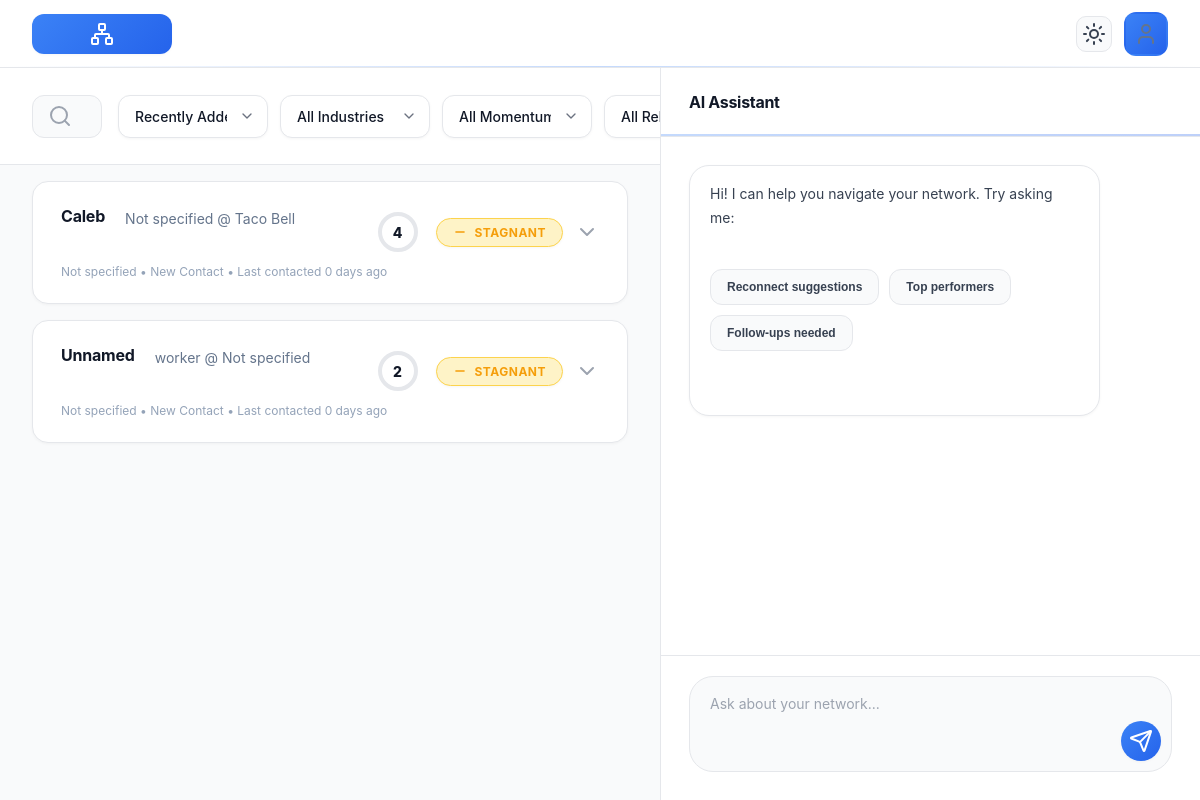
Before: / with the older database file.
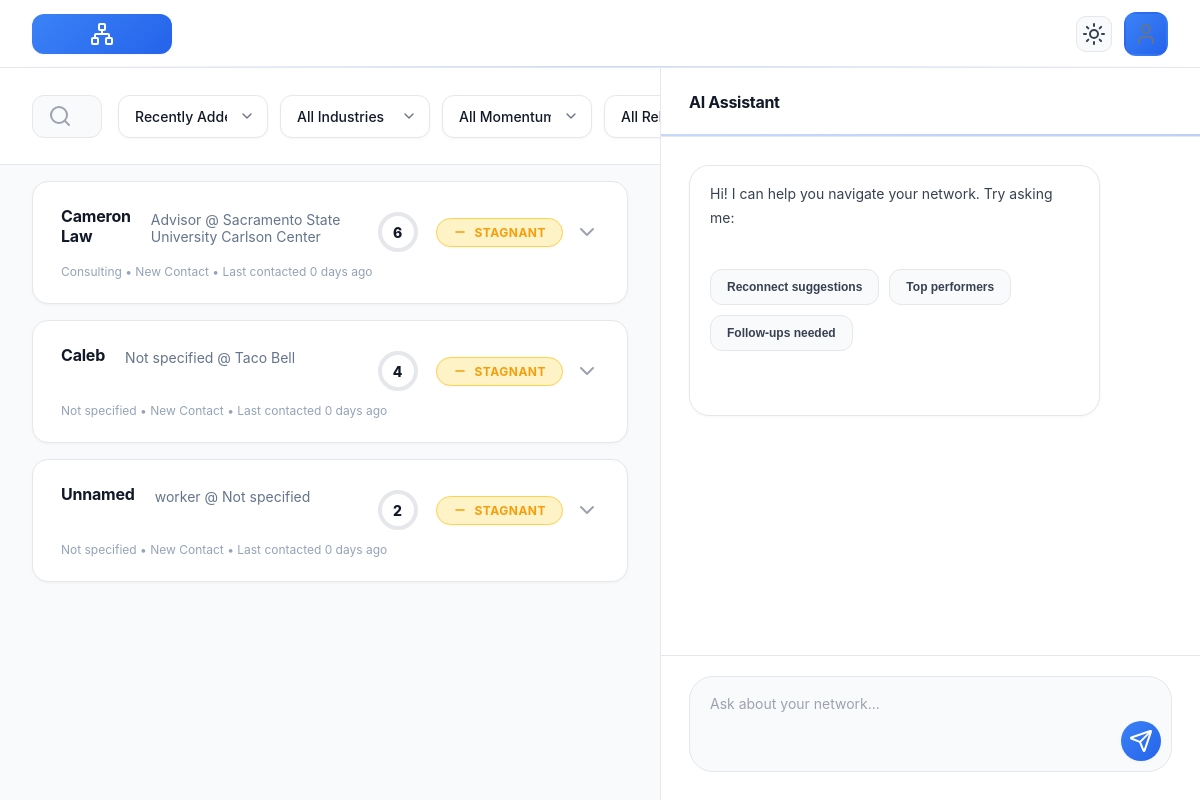
After: the same page with the newer database file.
### tables this page shows
CREATE TABLE connections (
    id INTEGER PRIMARY KEY AUTOINCREMENT,
    full_name TEXT,
    contact_info TEXT,
    job_title TEXT,
    company TEXT,
    industry TEXT,
    sector TEXT,
    skills_experience TEXT,
    key_accomplishments TEXT,
    relationship_status TEXT,
    days_since_contact INTEGER,
    mutual_connections TEXT,
    personal_notes TEXT,
    ai_summary TEXT,
    ai_rating INTEGER,
    rating_momentum TEXT,
    created_at TIMESTAMP DEFAULT CURRENT_TIMESTAMP,
    updated_at TIMESTAMP DEFAULT CURRENT_TIMESTAMP
);

### app.py (the view)
@app.route('/')
def index():
    members = logic.get_all_people()
    return render_template('index.html', members=members)

### logic.py (called while the page is built)
    @contextmanager
    def get_connection(self):
        conn = None
        try:
            conn = sqlite3.connect(self.db_path)
            conn.row_factory = sqlite3.Row
            yield conn
        except sqlite3.Error as e:
            logger.error(f"Database connection error: {e}")
            raise
        finally:
            if conn:
                conn.close()

    def get_all_connections(self) -> List[Connection]:
        try:
            with self.get_connection() as conn:
                cursor = conn.cursor()
                cursor.execute("""
                    SELECT * FROM connections
                    ORDER BY ai_rating DESC, days_since_contact ASC
                """)
                rows = cursor.fetchall()
                return [Connection.from_dict(dict(row)) for row in rows]
        except Exception as e:
            logger.error(f"Error fetching connections: {e}")
            return []

### templates/index.html (shortened to what this page needs)
<!DOCTYPE html>
<html lang="en">
<head>
    <link rel="stylesheet" href="{{ url_for('static', filename='styles.css') }}">
</head>
<body>
    <div class="app-container">
        <div class="top-nav">
            <div class="logo-placeholder">
                <i data-lucide="network" size="20"></i>
            </div>
            <div style="display: flex; align-items: center; gap: 12px;">
                <button class="theme-toggle" id="themeToggle" onclick="toggleTheme()" aria-label="Toggle dark mode">
                    <i data-lucide="sun" size="18" id="theme-icon-light"></i>
                </button>
                <div class="profile-icon">
                    <i data-lucide="user" size="20" style="color: #64748b;"></i>
                </div>
            </div>
        </div>
        <div class="main-layout">
            <div class="content">
                <div class="filter-bar">
                    <div class="search-bar">
                        <input type="text" class="search-input" placeholder="Search connections...">
                    </div>
                    <div class="filters-group">
                        <select class="filter-select" id="sort-filter" onchange="sortConnections()">
                            <option value="recent">Recently Added</option>
                        </select>
                        <select class="filter-select" id="industry-filter" onchange="filterConnections()">
                            <option value="all">All Industries</option>
                        </select>
                        <select class="filter-select" id="momentum-filter" onchange="filterConnections()">
                            <option value="all">All Momentum</option>
                        </select>
                        <select class="filter-select" id="relationship-filter" onchange="filterConnections()">
                            <option value="all">All Relationships</option>
                        </select>
                    </div>
                </div>
                <div id="connections-list">
                    {% for p in members %}
                    <div class="connection-row"
                         data-industry="{{ p.industry }}"
                         data-momentum="{{ p.rating_momentum }}"
                         data-relationship="{{ p.relationship_status }}"
                         data-rating="{{ p.ai_rating }}"
                         data-contact="{{ p.days_since_contact }}"
                         data-name="{{ p.full_name }}"
                         onclick="toggleExpand(this)">
                        <div class="connection-top">
                            <div style="display: flex; gap: 20px; align-items: center; flex: 1;">
                                <div class="connection-name">{{ p.full_name }}</div>
                                <div style="color: #64748b; font-size: 14px;">{{ p.job_title }} @ {{ p.company }}</div>
                            </div>
                            <div style="display: flex; align-items: center; gap: 12px;">
                                <div class="connection-rating">
                                    <div class="rating-circle">
                                        <svg width="44" height="44" viewBox="0 0 44 44">
                                            <circle class="rating-circle-bg" cx="22" cy="22" r="18" />
                                            <circle class="rating-circle-fill" cx="22" cy="22" r="18"
                                                    stroke-dasharray="{{ (p.ai_rating * 11.31)|round(2) }} 113.1" />
                                        </svg>
                                        <span class="rating-number">{{ p.ai_rating }}</span>
                                    </div>
                                </div>
                                <span class="momentum-badge momentum-{{ p.rating_momentum }}">
                                    {% if p.rating_momentum == 'Improving' %}
                                    <svg width="14" height="14" viewBox="0 0 24 24" fill="none" stroke="currentColor" stroke-width="2.5" stroke-linecap="round" stroke-linejoin="round"><polyline points="23 6 13.5 15.5 8.5 10.5 1 18"></polyline><polyline points="17 6 23 6 23 12"></polyline></svg>
                                    {% elif p.rating_momentum == 'Declining' %}
                                    <svg width="14" height="14" viewBox="0 0 24 24" fill="none" stroke="currentColor" stroke-width="2.5" stroke-linecap="round" stroke-linejoin="round"><polyline points="23 18 13.5 8.5 8.5 13.5 1 6"></polyline><polyline points="17 18 23 18 23 12"></polyline></svg>
                                    {% else %}
                                    <svg width="14" height="14" viewBox="0 0 24 24" fill="none" stroke="currentColor" stroke-width="2.5" stroke-linecap="round" stroke-linejoin="round"><line x1="5" y1="12" x2="19" y2="12"></line></svg>
                                    {% endif %}
                                    {{ p.rating_momentum }}
                                </span>
                                <i data-lucide="chevron-down" class="expand-icon" size="20"></i>
                            </div>
                        </div>
                        <div style="font-size: 12px; color: #94a3b8; margin-top: 6px;">{{ p.industry }} • {{ p.relationship_status }} • Last contacted {{ p.days_since_contact }} days ago
                        </div>
                    </div>
                    {% endfor %}
                </div>
            </div>
            <div class="ai-panel">
                <div class="ai-header">
                    <h3>AI Assistant</h3>
                </div>
                <div class="ai-messages" id="ai-chat">
                    <div class="ai-msg">Hi! I can help you navigate your network. Try asking me:
                        <div class="quick-actions">
                            <button class="quick-action-btn" onclick="quickQuery('Who should I reconnect with?')">Reconnect suggestions</button>
                            <button class="quick-action-btn" onclick="quickQuery('Show improving connections')">Top performers</button>
                            <button class="quick-action-btn" onclick="quickQuery('Who needs follow up?')">Follow-ups needed</button>
                        </div>
                    </div>
                </div>
                <div class="ai-input-container">
                    <div class="ai-input-wrapper">
                        <textarea id="ai-query" class="ai-input" placeholder="Ask about your network..." rows="1" onkeypress="if(event.key === 'Enter' && !event.shiftKey) { event.preventDefault(); runAISearch(); }"></textarea>
                        <button class="send-btn" onclick="runAISearch()" id="send-btn">
                            <i data-lucide="send" size="18"></i>
                        </button>
                    </div>
                </div>
            </div>
        </div>
    </div>
</body>
</html>

Changed rows visible on the page:
added connections: full_name "Cameron Law", job_title "Advisor", company "Sacramento State University Carlson Center", ai_rating "6", rating_momentum "STAGNANT", industry "Consulting", relationship_status "New Contact", days_since_contact "0"
